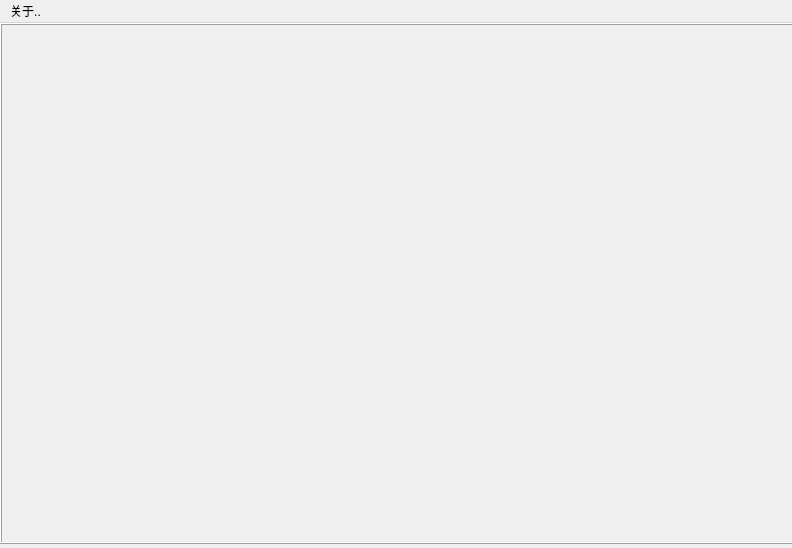
<?xml version="1.0" encoding="UTF-8"?>
<ui version="4.0">
 <class>MainWindow</class>
 <widget class="QMainWindow" name="MainWindow">
  <property name="geometry">
   <rect>
    <x>0</x>
    <y>0</y>
    <width>792</width>
    <height>548</height>
   </rect>
  </property>
  <property name="windowTitle">
   <string>泡泡堂</string>
  </property>
  <widget class="QWidget" name="centralwidget">
   <widget class="QFrame" name="frame">
    <property name="geometry">
     <rect>
      <x>0</x>
      <y>0</y>
      <width>801</width>
      <height>521</height>
     </rect>
    </property>
    <property name="frameShape">
     <enum>QFrame::Box</enum>
    </property>
    <property name="frameShadow">
     <enum>QFrame::Raised</enum>
    </property>
   </widget>
  </widget>
  <widget class="QMenuBar" name="menubar">
   <property name="geometry">
    <rect>
     <x>0</x>
     <y>0</y>
     <width>792</width>
     <height>26</height>
    </rect>
   </property>
   <widget class="QMenu" name="menu">
    <property name="title">
     <string>关于..</string>
    </property>
   </widget>
   <addaction name="menu"/>
  </widget>
 </widget>
 <resources/>
 <connections/>
</ui>
